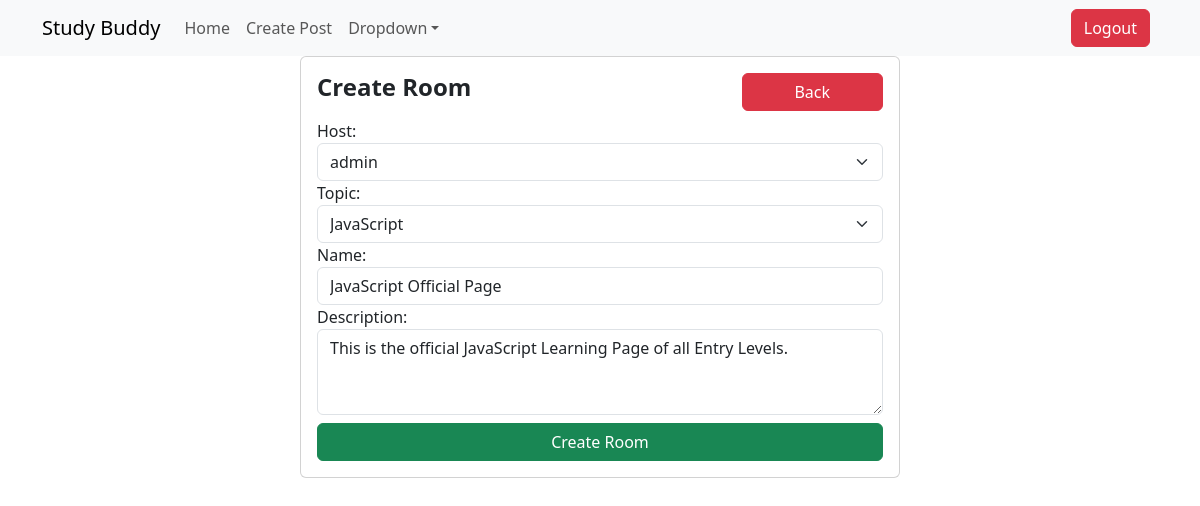
Page /update-room/6 (signed in) on the committed database.
### studybuddy/models.py (models this page shows, shortened)
class Room(models.Model):
    host = models.ForeignKey(User, on_delete=models.SET_NULL, null=True)
    topic = models.ForeignKey(Topic, on_delete=models.SET_NULL, null=True)
    name = models.CharField(max_length=200)
    description = models.TextField(null=False, blank=True)
    updated = models.DateTimeField(auto_now=True)
    created = models.DateTimeField(auto_now_add=True)
    class Meta:
        ordering = ['-updated','-created']

class Topic(models.Model):
    name = models.CharField(max_length=200)
    def __str__(self):
        return self.name

### studybuddy/views.py (the view)
# urls.py: path('update-room/<str:pk>', views.updateRoom, name="update-room"),
def updateRoom(request,pk):
    room = Room.objects.get(id=pk)
    form = RoomForm(instance=room)
    if request.method == "POST":
        form = RoomForm(request.POST, instance=room)
        if form.is_valid():
            form.save()
            return redirect('home')
    context = {
        'form':form
    }
    return render(request, 'studybuddy/room_form.html', context)

### studybuddy/forms.py
class RoomForm(ModelForm):
    class Meta:
        model = Room
        fields = "__all__"
        widgets = {
            'name':forms.TextInput(attrs={'class':'form-control'}),
            'description':forms.Textarea(attrs={'class':'form-control', "rows":'3', "cols":'3', 'placeholder':'This is the Description for the Room to be created...'}),
            'host':forms.Select(attrs={'class':'form-select'}),
            'topic':forms.Select(attrs={'class':'form-select'}),
        }

### studybuddy/templates/studybuddy/room_form.html (shortened to what this page needs)
{% extends 'base.html' %}
{% block content %}
{% include 'navbar.html' %}
<div class="form-box">
    <div class="card">
        <div class="card-body">
            <h4 class="card-title text-center d-flex fw-bold ">Create Room
                <a href="{{request.META.HTTP_REFERER}}" class="btn btn-danger w-25 ms-auto">Back</a>
            </h4>
            <div class="card-text">
                <form action="" method="post">
                    {{form}}
                    <button class="btn btn-success w-100 mt-2" type="submit">Create Room</button>
                </form>
            </div>
        </div>
    </div>
</div>
{% endblock  %}

### static/custom/form.css (style rules this page uses)
.form-box { margin: auto; width: 50%; }

### rows in the picture
Room: host "admin", topic "JavaScript", description "This is the official JavaScript Learning Page of all Entry Levels."
Topic: name "JavaScript Official Page"
